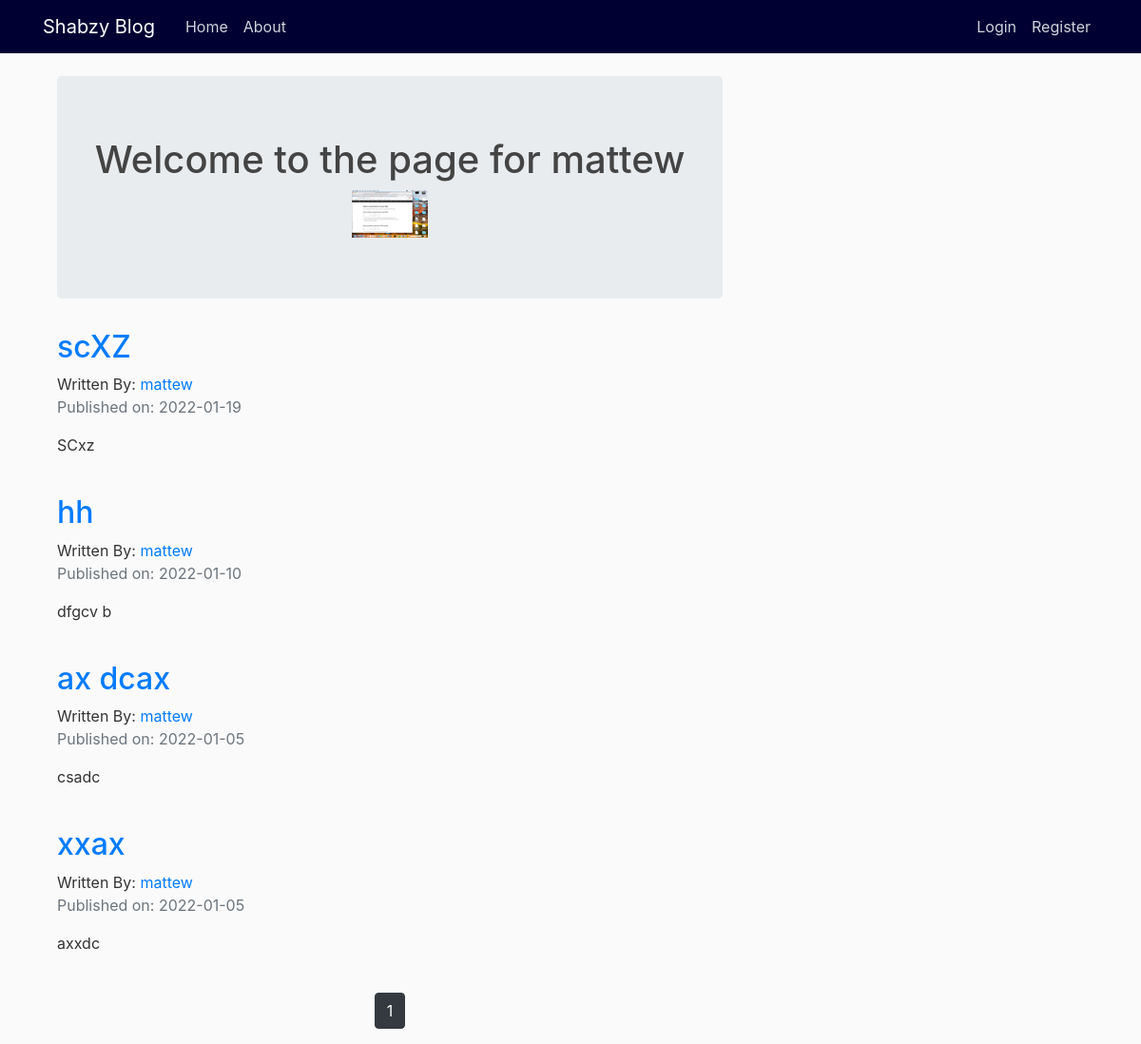
The app's page /mattew with its own data.
### puppycompanyblog/models.py (models this page shows, shortened)
class User(db.Model,UserMixin):
    __tablename__ = 'users'
    id = db.Column(db.Integer,primary_key = True)
    profile_image = db.Column(db.String(64),nullable=False,default='default_profile.png')
    email = db.Column(db.String(64),unique=True,index=True)
    username = db.Column(db.String(64),unique=True,index=True)
    password_hash = db.Column(db.String(128))
    posts = db.relationship('BlogPost',backref='author',lazy=True)
    comments = db.relationship('Comment',backref='author',lazy=True)

class BlogPost(db.Model):
    __tablename__ = 'posts'
    id = db.Column(db.Integer,primary_key = True)
    user_id = db.Column(db.Integer,db.ForeignKey('users.id'),nullable=False)
    date = db.Column(db.DateTime,nullable=False,default=datetime.utcnow)
    title = db.Column(db.String(140),nullable=False)
    text = db.Column(db.Text,nullable=False)
    comments = db.relationship('Comment',backref='post ',lazy=True)

### puppycompanyblog/users/views.py (the view)
@users.route("/<username>")
def user_posts(username):
    page = request.args.get('page',1,type=int)
    user = User.query.filter_by(username=username).first_or_404()
    blog_posts = BlogPost.query.filter_by(author=user).order_by(BlogPost.date.desc()).paginate(page=page,per_page=5)
    return render_template('user_blog_posts.html',blog_posts=blog_posts,user=user)

### puppycompanyblog/templates/user_blog_posts.html
{% extends "base.html" %}
{% block content %}
<div class="container">
  <div class="jumbotron">
    <div align="center">
          <h1>Welcome to the page for {{user.username}}</h1>
          <img src="{{url_for('static',filename='profile_pics/'+user.profile_image)}}" alt="">
    </div>
  </div>
{% for post in blog_posts.items %}
<h2> <a href="{{url_for('blog_posts.blog_post',blog_post_id=post.id)}}">{{post.title}}</a> </h2>
Written By: <a href="{{url_for('users.user_posts',username=post.author.username)}}">{{post.author.username}}</a>
<p class="text-muted">Published on: {{post.date.strftime("%Y-%m-%d")}}</p>
<p>{{post.text}}</p>
<br>
{% endfor %}
</div>
<nav aria-label='Page Navigation example'>
 <ul class="pagination justify-content-center">
{% for page_num in blog_posts.iter_pages(left_edge=1, right_edge=1, left_current=1, right_current=2) %}
 {% if page_num %}
   {% if blog_posts.page == page_num %}
     <a class="btn btn-dark" href="{{ url_for('core.index', page=page_num) }}">{{ page_num }}</a>
   {% else %}
     <a class="btn btn-outline-dark"" href="{{ url_for('core.index', page=page_num) }}">{{ page_num }}</a>
   {% endif %}
 {% else %}
   ...
 {% endif %}
{% endfor %}
 </ul>
</nav>
{% endblock %}

### puppycompanyblog/static/main.css (style rules this page uses)
body { background: #fafafa; color: #333333; margin-top: 5rem; }
h1, h2, h3, h4, h5, h6 { color: #444444; }

### records on screen
User: username "mattew", profile_image (picture)
BlogPost: title "scXZ", author.username "mattew", date "2022-01-19", text "SCxz"
BlogPost: title "hh", author.username "mattew", date "2022-01-10", text "dfgcv b"
BlogPost: title "ax dcax", author.username "mattew", date "2022-01-05", text "csadc"
BlogPost: title "xxax", author.username "mattew", date "2022-01-05", text "axxdc"

### other values on screen
{{ page_num }} "1"
